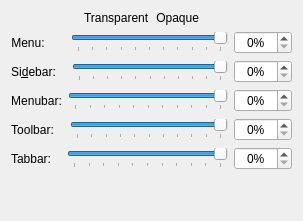
     <widget class="QWidget" name="Transparency">
      <attribute name="title">
       <string>Transparency</string>
      </attribute>
      <layout class="QGridLayout" name="gridLayout_2">
       <item row="0" column="0">
        <layout class="QHBoxLayout" name="horizontalLayout">
         <item>
          <widget class="QLabel" name="label_6">
           <property name="sizePolicy">
            <sizepolicy hsizetype="Preferred" vsizetype="Maximum">
             <horstretch>0</horstretch>
             <verstretch>0</verstretch>
            </sizepolicy>
           </property>
           <property name="text">
            <string>Transparent</string>
           </property>
           <property name="indent">
            <number>73</number>
           </property>
          </widget>
         </item>
         <item>
          <widget class="QLabel" name="label">
           <property name="sizePolicy">
            <sizepolicy hsizetype="Preferred" vsizetype="Maximum">
             <horstretch>0</horstretch>
             <verstretch>0</verstretch>
            </sizepolicy>
           </property>
           <property name="layoutDirection">
            <enum>Qt::LayoutDirection::LeftToRight</enum>
           </property>
           <property name="text">
            <string>Opaque</string>
           </property>
           <property name="alignment">
            <set>Qt::AlignmentFlag::AlignRight|Qt::AlignmentFlag::AlignTrailing|Qt::AlignmentFlag::AlignVCenter</set>
           </property>
           <property name="margin">
            <number>0</number>
           </property>
           <property name="indent">
            <number>93</number>
           </property>
          </widget>
         </item>
        </layout>
       </item>
       <item row="7" column="0">
        <layout class="QHBoxLayout" name="horizontalLayout_22">
         <item>
          <widget class="QLabel" name="label_18">
           <property name="text">
            <string>Tabbar:</string>
           </property>
           <property name="alignment">
            <set>Qt::AlignmentFlag::AlignCenter</set>
           </property>
           <property name="indent">
            <number>5</number>
           </property>
           <property name="buddy">
            <cstring>_tabBarOpacity</cstring>
           </property>
          </widget>
         </item>
         <item>
          <layout class="QHBoxLayout" name="horizontalLayout_23">
           <property name="leftMargin">
            <number>10</number>
           </property>
           <item>
            <widget class="QSlider" name="_tabBarOpacity">
             <property name="toolTip">
              <string>This changes the tabbar opacity inside Dolphin &amp; Konsole</string>
             </property>
             <property name="maximum">
              <number>100</number>
             </property>
             <property name="value">
              <number>100</number>
             </property>
             <property name="orientation">
              <enum>Qt::Orientation::Horizontal</enum>
             </property>
             <property name="tickPosition">
              <enum>QSlider::TickPosition::TicksBelow</enum>
             </property>
             <property name="tickInterval">
              <number>10</number>
             </property>
            </widget>
           </item>
          </layout>
         </item>
         <item>
          <widget class="QSpinBox" name="_tabBarOpacitySpinBox">
           <property name="alignment">
            <set>Qt::AlignmentFlag::AlignCenter</set>
           </property>
           <property name="suffix">
            <string>%</string>
           </property>
           <property name="maximum">
            <number>100</number>
           </property>
          </widget>
         </item>
        </layout>
       </item>
       <item row="4" column="0">
        <layout class="QHBoxLayout" name="horizontalLayout_7">
         <item>
          <widget class="QLabel" name="label_7">
           <property name="text">
            <string>Menubar:</string>
           </property>
           <property name="alignment">
            <set>Qt::AlignmentFlag::AlignCenter</set>
           </property>
           <property name="indent">
            <number>5</number>
           </property>
           <property name="buddy">
            <cstring>_menuBarOpacity</cstring>
           </property>
          </widget>
         </item>
         <item>
          <layout class="QHBoxLayout" name="horizontalLayout_10">
           <property name="spacing">
            <number>0</number>
           </property>
           <property name="leftMargin">
            <number>0</number>
           </property>
           <item>
            <widget class="QSlider" name="_menuBarOpacity">
             <property name="toolTip">
              <string>This changes the menubar opacity</string>
             </property>
             <property name="maximum">
              <number>100</number>
             </property>
             <property name="value">
              <number>100</number>
             </property>
             <property name="orientation">
              <enum>Qt::Orientation::Horizontal</enum>
             </property>
             <property name="tickPosition">
              <enum>QSlider::TickPosition::TicksBelow</enum>
             </property>
             <property name="tickInterval">
              <number>10</number>
             </property>
            </widget>
           </item>
          </layout>
         </item>
         <item>
          <widget class="QSpinBox" name="_menuBarOpacitySpinBox">
           <property name="alignment">
            <set>Qt::AlignmentFlag::AlignCenter</set>
           </property>
           <property name="suffix">
            <string>%</string>
           </property>
           <property name="maximum">
            <number>100</number>
           </property>
          </widget>
         </item>
        </layout>
       </item>
       <item row="6" column="0">
        <layout class="QHBoxLayout" name="horizontalLayout_3">
         <item>
          <widget class="QLabel" name="label_8">
           <property name="enabled">
            <bool>true</bool>
           </property>
           <property name="text">
            <string>Toolbar:</string>
           </property>
           <property name="alignment">
            <set>Qt::AlignmentFlag::AlignCenter</set>
           </property>
           <property name="indent">
            <number>5</number>
           </property>
           <property name="buddy">
            <cstring>_toolBarOpacity</cstring>
           </property>
          </widget>
         </item>
         <item>
          <layout class="QHBoxLayout" name="horizontalLayout_11" stretch="0">
           <property name="spacing">
            <number>0</number>
           </property>
           <property name="leftMargin">
            <number>10</number>
           </property>
           <item>
            <widget class="QSlider" name="_toolBarOpacity">
             <property name="toolTip">
              <string>This changes the toolbar opacity</string>
             </property>
             <property name="maximum">
              <number>100</number>
             </property>
             <property name="value">
              <number>100</number>
             </property>
             <property name="orientation">
              <enum>Qt::Orientation::Horizontal</enum>
             </property>
             <property name="tickPosition">
              <enum>QSlider::TickPosition::TicksBelow</enum>
             </property>
             <property name="tickInterval">
              <number>10</number>
             </property>
            </widget>
           </item>
          </layout>
         </item>
         <item>
          <widget class="QSpinBox" name="_toolBarOpacitySpinBox">
           <property name="alignment">
            <set>Qt::AlignmentFlag::AlignCenter</set>
           </property>
           <property name="suffix">
            <string>%</string>
           </property>
           <property name="maximum">
            <number>100</number>
           </property>
          </widget>
         </item>
        </layout>
       </item>
       <item row="1" column="0">
        <layout class="QHBoxLayout" name="horizontalLayout_2">
         <item>
          <widget class="QLabel" name="_menuGroupDescription">
           <property name="text">
            <string>Menu:</string>
           </property>
           <property name="alignment">
            <set>Qt::AlignmentFlag::AlignCenter</set>
           </property>
           <property name="indent">
            <number>5</number>
           </property>
           <property name="buddy">
            <cstring>_menuOpacity</cstring>
           </property>
          </widget>
         </item>
         <item>
          <layout class="QHBoxLayout" name="horizontalLayout_5">
           <property name="spacing">
            <number>0</number>
           </property>
           <property name="leftMargin">
            <number>20</number>
           </property>
           <item>
            <widget class="QSlider" name="_menuOpacity">
             <property name="toolTip">
              <string>This changes the menu items transparency</string>
             </property>
             <property name="minimum">
              <number>0</number>
             </property>
             <property name="maximum">
              <number>100</number>
             </property>
             <property name="singleStep">
              <number>1</number>
             </property>
             <property name="pageStep">
              <number>10</number>
             </property>
             <property name="value">
              <number>100</number>
             </property>
             <property name="orientation">
              <enum>Qt::Orientation::Horizontal</enum>
             </property>
             <property name="invertedAppearance">
              <bool>false</bool>
             </property>
             <property name="invertedControls">
              <bool>false</bool>
             </property>
             <property name="tickPosition">
              <enum>QSlider::TickPosition::TicksBelow</enum>
             </property>
             <property name="tickInterval">
              <number>10</number>
             </property>
            </widget>
           </item>
          </layout>
         </item>
         <item>
          <widget class="QSpinBox" name="_menuOpacitySpinBox">
           <property name="alignment">
            <set>Qt::AlignmentFlag::AlignCenter</set>
           </property>
           <property name="suffix">
            <string>%</string>
           </property>
           <property name="maximum">
            <number>100</number>
           </property>
          </widget>
         </item>
        </layout>
       </item>
       <item row="2" column="0">
        <layout class="QHBoxLayout" name="horizontalLayout_8">
         <item>
          <widget class="QLabel" name="label_5">
           <property name="text">
            <string>Si&amp;debar:</string>
           </property>
           <property name="alignment">
            <set>Qt::AlignmentFlag::AlignCenter</set>
           </property>
           <property name="indent">
            <number>5</number>
           </property>
           <property name="buddy">
            <cstring>_sidebarOpacity</cstring>
           </property>
          </widget>
         </item>
         <item>
          <layout class="QHBoxLayout" name="horizontalLayout_9">
           <property name="spacing">
            <number>0</number>
           </property>
           <property name="leftMargin">
            <number>10</number>
           </property>
           <item>
            <widget class="QSlider" name="_sidebarOpacity">
             <property name="toolTip">
              <string>This changes the Dolphin sidebar transparency</string>
             </property>
             <property name="maximum">
              <number>100</number>
             </property>
             <property name="singleStep">
              <number>1</number>
             </property>
             <property name="pageStep">
              <number>10</number>
             </property>
             <property name="value">
              <number>100</number>
             </property>
             <property name="sliderPosition">
              <number>100</number>
             </property>
             <property name="orientation">
              <enum>Qt::Orientation::Horizontal</enum>
             </property>
             <property name="invertedAppearance">
              <bool>false</bool>
             </property>
             <property name="invertedControls">
              <bool>false</bool>
             </property>
             <property name="tickPosition">
              <enum>QSlider::TickPosition::TicksBelow</enum>
             </property>
             <property name="tickInterval">
              <number>10</number>
             </property>
            </widget>
           </item>
          </layout>
         </item>
         <item>
          <widget class="QSpinBox" name="_sidebarOpacitySpinBox">
           <property name="alignment">
            <set>Qt::AlignmentFlag::AlignCenter</set>
           </property>
           <property name="suffix">
            <string>%</string>
           </property>
           <property name="maximum">
            <number>100</number>
           </property>
          </widget>
         </item>
        </layout>
       </item>
       <item row="8" column="0">
        <spacer name="verticalSpacer_2">
         <property name="orientation">
          <enum>Qt::Orientation::Vertical</enum>
         </property>
         <property name="sizeHint" stdset="0">
          <size>
           <width>20</width>
           <height>40</height>
          </size>
         </property>
        </spacer>
       </item>
      </layout>
     </widget>
